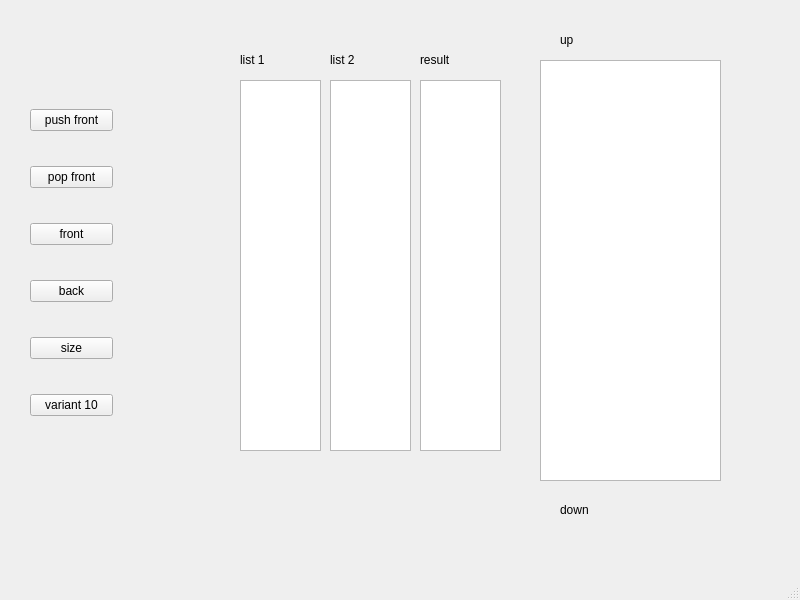
<?xml version="1.0" encoding="UTF-8"?>
<ui version="4.0">
 <class>MainWindow</class>
 <widget class="QMainWindow" name="MainWindow">
  <property name="geometry">
   <rect>
    <x>0</x>
    <y>0</y>
    <width>800</width>
    <height>600</height>
   </rect>
  </property>
  <property name="windowTitle">
   <string>MainWindow</string>
  </property>
  <widget class="QWidget" name="centralwidget">
   <widget class="QPlainTextEdit" name="List">
    <property name="geometry">
     <rect>
      <x>540</x>
      <y>60</y>
      <width>181</width>
      <height>421</height>
     </rect>
    </property>
   </widget>
   <widget class="QLabel" name="label">
    <property name="geometry">
     <rect>
      <x>560</x>
      <y>500</y>
      <width>63</width>
      <height>20</height>
     </rect>
    </property>
    <property name="text">
     <string>down</string>
    </property>
   </widget>
   <widget class="QLabel" name="label_2">
    <property name="geometry">
     <rect>
      <x>560</x>
      <y>30</y>
      <width>63</width>
      <height>20</height>
     </rect>
    </property>
    <property name="text">
     <string>up</string>
    </property>
   </widget>
   <widget class="QWidget" name="gridLayoutWidget">
    <property name="geometry">
     <rect>
      <x>30</x>
      <y>80</y>
      <width>171</width>
      <height>371</height>
     </rect>
    </property>
    <layout class="QGridLayout" name="gridLayout">
     <item row="4" column="2">
      <widget class="QLabel" name="sizeLabel">
       <property name="text">
        <string/>
       </property>
      </widget>
     </item>
     <item row="3" column="1">
      <widget class="QPushButton" name="backButton">
       <property name="text">
        <string>back</string>
       </property>
      </widget>
     </item>
     <item row="1" column="1">
      <widget class="QPushButton" name="popButton">
       <property name="text">
        <string>pop front</string>
       </property>
      </widget>
     </item>
     <item row="2" column="2">
      <widget class="QLabel" name="frontLabel">
       <property name="text">
        <string/>
       </property>
      </widget>
     </item>
     <item row="0" column="1">
      <widget class="QPushButton" name="pushButton">
       <property name="text">
        <string>push front</string>
       </property>
      </widget>
     </item>
     <item row="4" column="1">
      <widget class="QPushButton" name="sizeButton">
       <property name="text">
        <string>size</string>
       </property>
      </widget>
     </item>
     <item row="3" column="2">
      <widget class="QLabel" name="backLabel">
       <property name="text">
        <string/>
       </property>
      </widget>
     </item>
     <item row="2" column="1">
      <widget class="QPushButton" name="frontButton">
       <property name="text">
        <string>front</string>
       </property>
      </widget>
     </item>
     <item row="5" column="1">
      <widget class="QPushButton" name="funcButton">
       <property name="text">
        <string>variant 10</string>
       </property>
      </widget>
     </item>
    </layout>
   </widget>
   <widget class="QPlainTextEdit" name="plainTextList_1">
    <property name="geometry">
     <rect>
      <x>240</x>
      <y>80</y>
      <width>81</width>
      <height>371</height>
     </rect>
    </property>
   </widget>
   <widget class="QPlainTextEdit" name="plainTextList_2">
    <property name="geometry">
     <rect>
      <x>330</x>
      <y>80</y>
      <width>81</width>
      <height>371</height>
     </rect>
    </property>
   </widget>
   <widget class="QPlainTextEdit" name="plainTextResult">
    <property name="geometry">
     <rect>
      <x>420</x>
      <y>80</y>
      <width>81</width>
      <height>371</height>
     </rect>
    </property>
   </widget>
   <widget class="QLabel" name="label_6">
    <property name="geometry">
     <rect>
      <x>240</x>
      <y>50</y>
      <width>63</width>
      <height>20</height>
     </rect>
    </property>
    <property name="text">
     <string>list 1</string>
    </property>
   </widget>
   <widget class="QLabel" name="label_7">
    <property name="geometry">
     <rect>
      <x>330</x>
      <y>50</y>
      <width>63</width>
      <height>20</height>
     </rect>
    </property>
    <property name="text">
     <string>list 2</string>
    </property>
   </widget>
   <widget class="QLabel" name="label_8">
    <property name="geometry">
     <rect>
      <x>420</x>
      <y>50</y>
      <width>63</width>
      <height>20</height>
     </rect>
    </property>
    <property name="text">
     <string>result</string>
    </property>
   </widget>
  </widget>
  <widget class="QMenuBar" name="menubar">
   <property name="geometry">
    <rect>
     <x>0</x>
     <y>0</y>
     <width>800</width>
     <height>26</height>
    </rect>
   </property>
  </widget>
  <widget class="QStatusBar" name="statusbar"/>
 </widget>
 <resources/>
 <connections/>
</ui>
